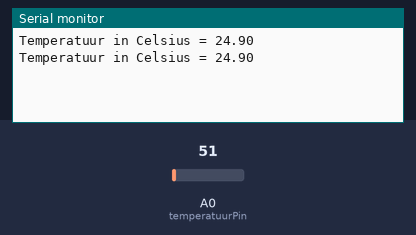
Bench run of a sketch on a simulated Arduino Uno, built with avr-gcc and run on an emulated ATmega328P. Parts: the last lines printed to the serial monitor. The test bench sets the inputs (shaded band); at power-on: A0 (temperatuurPin) = 51.

Above: at 1.8 s.
1.9 s: A0 (temperatuurPin) set to 61
At 2.6 s:
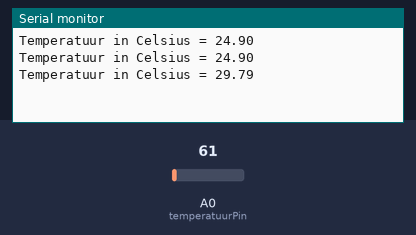
3.4 s: A0 (temperatuurPin) set to 71
At 4.8 s:
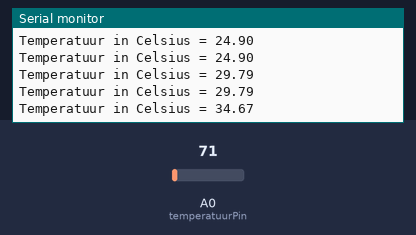
Timing chart, 0 to 6.4 s (numbered marks = the images above; inputs shaded):
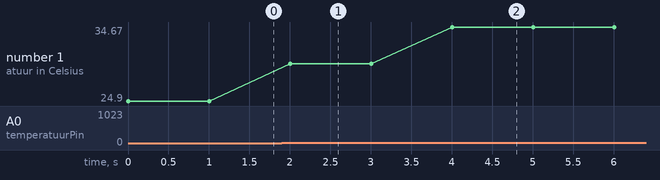

Measured:
- after the input at 1.9 s, the serial monitor: prints a new line after 0.10 s (image 1)
- after the input at 3.4 s, the serial monitor: prints a new line after 0.60 s (image 2)
- plotted number 1: 24.9 → 29.79 after the input at 1.9 s, 29.79 → 34.67 after the input at 3.4 s

The sketch:

opdracht4_code.ino
```cpp
float temperatuur;
int temperatuurPin = 0;

void setup()
{
  Serial.begin(9600);
}

void loop()
{
  //temperatuur analoog sensor uitlezen en opslaan in temperatuur
  temperatuur = analogRead(temperatuurPin);
  //omzetten waarde van temperatuur naar celsius
  temperatuur = temperatuur * 0.48828125;

  //in de serial monitor tonen van de temperatuur
  Serial.print("Temperatuur in Celsius = ");
  Serial.print(temperatuur);
  Serial.println();
  //snelheid instellen
  delay(1000);
}
```
